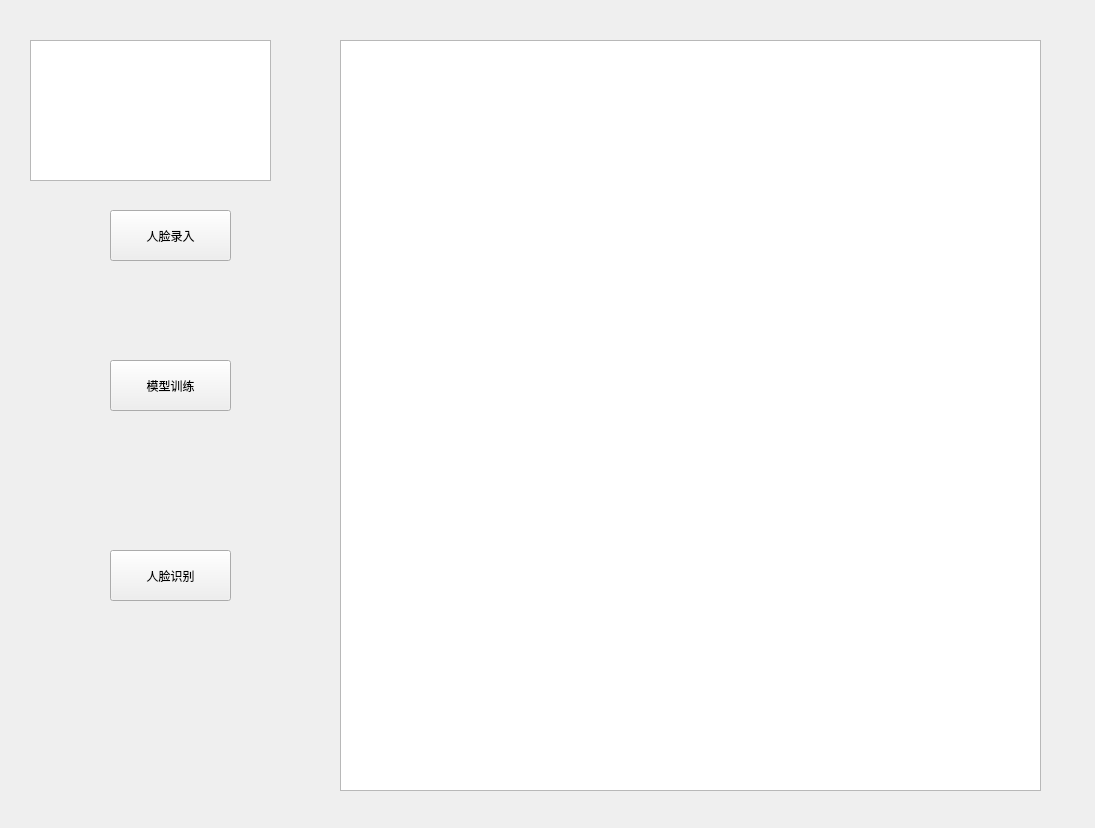
<?xml version="1.0" encoding="UTF-8"?>
<ui version="4.0">
 <class>Form</class>
 <widget class="QWidget" name="Form">
  <property name="geometry">
   <rect>
    <x>0</x>
    <y>0</y>
    <width>1095</width>
    <height>828</height>
   </rect>
  </property>
  <property name="windowTitle">
   <string>主菜单</string>
  </property>
  <widget class="QTextBrowser" name="textBrowser">
   <property name="geometry">
    <rect>
     <x>340</x>
     <y>40</y>
     <width>701</width>
     <height>751</height>
    </rect>
   </property>
  </widget>
  <widget class="QPushButton" name="pushButton">
   <property name="geometry">
    <rect>
     <x>110</x>
     <y>210</y>
     <width>121</width>
     <height>51</height>
    </rect>
   </property>
   <property name="text">
    <string>人脸录入</string>
   </property>
  </widget>
  <widget class="QPushButton" name="pushButton_2">
   <property name="geometry">
    <rect>
     <x>110</x>
     <y>360</y>
     <width>121</width>
     <height>51</height>
    </rect>
   </property>
   <property name="text">
    <string>模型训练</string>
   </property>
  </widget>
  <widget class="QPushButton" name="pushButton_3">
   <property name="geometry">
    <rect>
     <x>110</x>
     <y>550</y>
     <width>121</width>
     <height>51</height>
    </rect>
   </property>
   <property name="text">
    <string>人脸识别</string>
   </property>
  </widget>
  <widget class="QTextBrowser" name="textBrowser_2">
   <property name="geometry">
    <rect>
     <x>30</x>
     <y>40</y>
     <width>241</width>
     <height>141</height>
    </rect>
   </property>
  </widget>
 </widget>
 <resources/>
 <connections/>
</ui>
